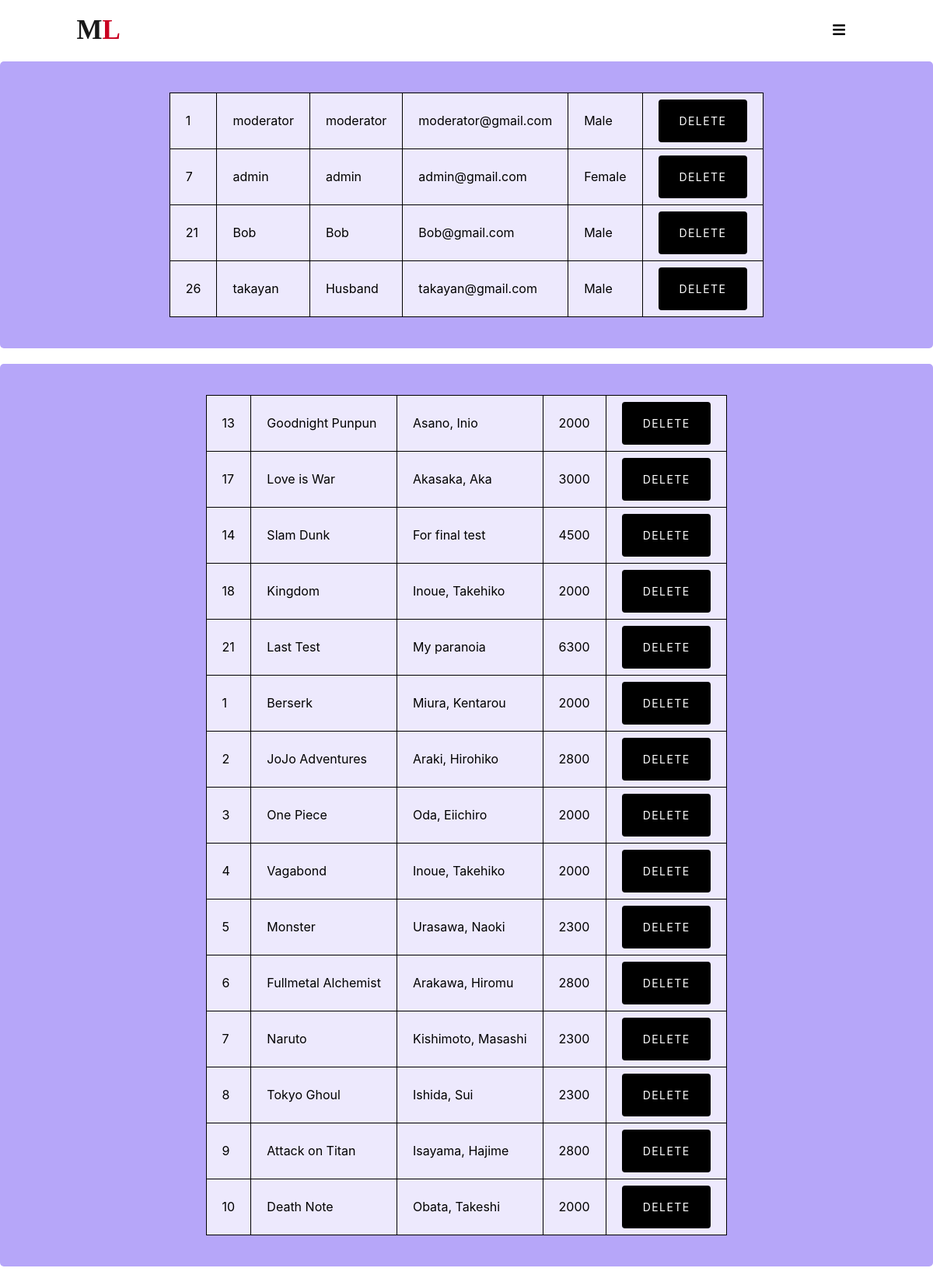
The page /data/adminPage.php (signed in) on the database its author committed.
### tables this page shows
CREATE TABLE `users` (
  `id` int(11) NOT NULL,
  `firstname` varchar(100) NOT NULL,
  `lastname` varchar(100) NOT NULL,
  `email` varchar(100) NOT NULL,
  `gender` varchar(50) NOT NULL,
  `password` varchar(50) NOT NULL,
  `role_id` int(11) NOT NULL DEFAULT 3
);

CREATE TABLE `manga` (
  `manga_isbn` varchar(20) NOT NULL,
  `manga_title` varchar(100) NOT NULL,
  `manga_author` varchar(100) NOT NULL,
  `manga_image` varchar(40) NOT NULL,
  `manga_descr` text NOT NULL,
  `old_price` int(100) NOT NULL,
  `promotion` int(11) NOT NULL,
  `publisherid` int(20) UNSIGNED NOT NULL,
  `genre` varchar(100) NOT NULL
);

### data/db.php (called while the page is built, shortened)
<?php
	try {
		$connection = new PDO('mysql:host=localhost;dbname=midterm', 'root', '');
	} catch(PDOException $e){
		echo $e->getMessage();
	}
	function getAll(){
		global $connection;
		$query = $connection->prepare("select * from users");
		$query->execute();
		$results = $query->fetchAll();
		return $results;
	}
	function getAllmanga(){
		global $connection;
		$query = $connection->prepare("select * from manga");
		$query->execute();
		$results = $query->fetchAll();
		return $results;
	}
?>

### data/adminPage.php (the view, shortened to what this page needs)
<?php
	require 'db.php';
	$users = getAll();
    $manga = getAllmanga();
?>
<!DOCTYPE html>
<html lang="en">
<head>
	<link rel="stylesheet" href="https://maxcdn.bootstrapcdn.com/bootstrap/4.0.0/css/bootstrap.min.css">
    <link rel="stylesheet" href="https://cdnjs.cloudflare.com/ajax/libs/font-awesome/5.15.2/css/all.min.css" />
    <link rel="stylesheet" type="text/css" href="style.css">
    <link rel="stylesheet" type="text/css" href="../main.css">
</head>
<body>
    <div class="container_nav">
        <nav class="navbar navbar-expand-lg navbar-light">
            <a class="navbar-brand" href="#">M<span>L</span></a>
            <div class="collapse navbar-collapse" id="navbarTogglerDemo03">
                <div class="dropdown">
                    <button class="btn btn-secondary" style="background: #fff;" type="button" id="dropdownMenu2" data-toggle="dropdown" aria-haspopup="true" aria-expanded="false">
                    <i class="fas fa-bars"></i>
                    </button>
                </div>
            </div>
        </nav>
    </div>
		<div class="container">
			<table class="tableStyle">
				<?php
				if($users != null){
					foreach($users as $s){
				?>
					<tr>
						<td> <?php echo $s['id'] ?>     </td>
						<td> <?php echo $s['firstname'] ?>   </td>
						<td> <?php echo $s['lastname'] ?>    </td>
						<td> <?php echo $s['email'] ?>    </td>
						<td> <?php echo $s['gender'] ?>   </td>
						<td> <a class="btn btn-primary second" href="delete.php?id=<?php echo $s['id']; ?>">
                        <?php
                            if (isset($_COOKIE['lang_admin'])) {
                                if($_COOKIE['lang_admin']=='ru'){
                                    echo "УДАЛИТЬ";
                                }elseif($_COOKIE['lang_admin']=='en'){
                                    echo "DELETE";
                                }
                            }else{echo "DELETE";}
                        ?>
                        </a> </td>
					</tr>
				<?php }} ?>
			</table>
		</div>
        <div class="container">
	    		<table class="tableStyle">
                    <?php
                    if($manga != null){
                        foreach($manga as $s){
                    ?>
                        <tr>
                            <td> <?php echo $s['publisherid'] ?>     </td>
                            <td> <?php echo $s['manga_title'] ?>   </td>
                            <td> <?php echo $s['manga_author'] ?>    </td>
                            <td> <?php echo $s['old_price'] ?>    </td>
                            <td> <a class="btn btn-primary second" type="submit" href="deleteManga.php?course=<?php echo $s['publisherid']; ?> ">
                            <?php
                                if (isset($_COOKIE['lang_admin'])) {
                                    if($_COOKIE['lang_admin']=='ru'){
                                        echo "УДАЛИТЬ";
                                    }elseif($_COOKIE['lang_admin']=='en'){
                                        echo "DELETE";
                                    }
                                }else{echo "DELETE";}
                            ?>
                            </a> </td>
                        </tr>
                    <?php }} ?>
			    </table>
		</div>
</body>
</html>

### data/style.css (style rules this page uses)
.container { width: 100%; max-width: 1200px; margin: 0 auto; display: flex; flex-wrap: wrap; }
td { border: 1px solid black; padding: 8px 20px; }
.tableStyle { margin:40px auto; }
.btn.btn-primary.second { background: #669900; border-color: #669900; }
.btn.btn-primary { padding: 10px 25px; }
.btn-primary { background: #F85A16; color: #fff; border: 2px solid #F85A16; }

### main.css (style rules this page uses)
.container { width: 100%; max-width: 1200px; margin: 0 auto; display: flex; flex-wrap: wrap; }
.container_nav { width: 100%; max-width: 1035px; margin: 0 auto; }
a { color: #000000; }
.btn { letter-spacing: 0.1em; cursor: pointer; font-size: 14px; font-weight: 400; line-height: 45px; max-width: 260px; position: relative; text-decoration: none; text-transform: uppercase; width: 100%; background-color: rgb(255, 255, 255); }
.btn-secondary { color: #000; background-color: #fff; border-color: #fff; }
.fa, .fas { font-weight: 900; font-size: 18px; }
.navbar { font-size: 18px; }
.navbar.navbar-light { background-color: #ffffff; }
.navbar-brand { font-family: UD Digi Kyokasho NP-B; font-style: normal; font-weight: bold; font-size: 35px; }
.navbar-brand span { color: #C90020; }
.go_top span, a { display:inline-block }

### data/adminPage.php (style rules this page uses)
.container { background-color: #B6A6F9; border-radius: 5px; margin-bottom: 20px; }
.tableStyle { background: rgba(255, 255, 255, 0.75); color: #000; }
.btn.btn-primary { padding: 3px 25px; }
.btn.btn-primary.second { background: #000; border-color: #000; color: #fff; }

### rows shown on the page
users: id "1", firstname "moderator", lastname "moderator", email "moderator@gmail.com", gender "Male"
users: id "7", firstname "admin", lastname "admin", email "admin@gmail.com", gender "Female"
users: id "21", firstname "Bob", lastname "Bob", email "Bob@gmail.com", gender "Male"
users: id "26", firstname "takayan", lastname "Husband", email "takayan@gmail.com", gender "Male"
manga: publisherid "13", manga_title "Goodnight Punpun", manga_author "Asano, Inio", old_price "2000"
manga: publisherid "17", manga_title "Love is War", manga_author "Akasaka, Aka", old_price "3000"
manga: publisherid "14", manga_title "Slam Dunk", manga_author "For final test", old_price "4500"
manga: publisherid "18", manga_title "Kingdom", manga_author "Inoue, Takehiko", old_price "2000"
manga: publisherid "21", manga_title "Last Test", manga_author "My paranoia", old_price "6300"
manga: publisherid "1", manga_title "Berserk", manga_author "Miura, Kentarou", old_price "2000"
manga: publisherid "2", manga_title "JoJo Adventures", manga_author "Araki, Hirohiko", old_price "2800"
manga: publisherid "3", manga_title "One Piece", manga_author "Oda, Eiichiro", old_price "2000"
manga: publisherid "4", manga_title "Vagabond", manga_author "Inoue, Takehiko", old_price "2000"
manga: publisherid "5", manga_title "Monster", manga_author "Urasawa, Naoki", old_price "2300"
manga: publisherid "6", manga_title "Fullmetal Alchemist", manga_author "Arakawa, Hiromu", old_price "2800"
manga: publisherid "7", manga_title "Naruto", manga_author "Kishimoto, Masashi", old_price "2300"
manga: publisherid "8", manga_title "Tokyo Ghoul", manga_author "Ishida, Sui", old_price "2300"
manga: publisherid "9", manga_title "Attack on Titan", manga_author "Isayama, Hajime", old_price "2800"
manga: publisherid "10", manga_title "Death Note", manga_author "Obata, Takeshi", old_price "2000"
